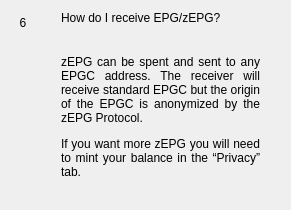
                  <widget class="QWidget" name="widgetFaq6" native="true">
                   <layout class="QHBoxLayout" name="horizontalpage_6" stretch="0,1">
                    <item alignment="Qt::AlignTop">
                     <widget class="QLabel" name="labelNumber6">
                      <property name="minimumSize">
                       <size>
                        <width>24</width>
                        <height>24</height>
                       </size>
                      </property>
                      <property name="maximumSize">
                       <size>
                        <width>16777215</width>
                        <height>24</height>
                       </size>
                      </property>
                      <property name="text">
                       <string>6</string>
                      </property>
                      <property name="alignment">
                       <set>Qt::AlignCenter</set>
                      </property>
                     </widget>
                    </item>
                    <item>
                     <layout class="QVBoxLayout" name="verticalLayoutpage_6">
                      <property name="spacing">
                       <number>0</number>
                      </property>
                      <property name="leftMargin">
                       <number>20</number>
                      </property>
                      <property name="rightMargin">
                       <number>20</number>
                      </property>
                      <item>
                       <widget class="QLabel" name="labelSubtitle6">
                        <property name="text">
                         <string>How do I receive EPG/zEPG?</string>
                        </property>
                        <property name="wordWrap">
                         <bool>true</bool>
                        </property>
                       </widget>
                      </item>
                      <item>
                       <spacer name="verticalSpacer_60">
                        <property name="orientation">
                         <enum>Qt::Vertical</enum>
                        </property>
                        <property name="sizeType">
                         <enum>QSizePolicy::Fixed</enum>
                        </property>
                        <property name="sizeHint" stdset="0">
                         <size>
                          <width>20</width>
                          <height>30</height>
                         </size>
                        </property>
                       </spacer>
                      </item>
                      <item>
                       <widget class="QLabel" name="labelContent6">
                        <property name="text">
                         <string>
                           &lt;html&gt;&lt;head/&gt;&lt;body&gt;&lt;p align=&quot;justify&quot;&gt;
                           zEPG can be spent and sent to any EPGC address. The receiver will
                           receive standard EPGC but the origin of the EPGC is anonymized by the zEPG Protocol.
                           &lt;/p&gt;&lt;p align=&quot;justify&quot;&gt;
                           If you want more zEPG you will need to mint your balance in the “Privacy” tab.
                           &lt;/p&gt;&lt;/body&gt;&lt;/html&gt;
                         </string>
                        </property>
                        <property name="alignment">
                         <set>Qt::AlignLeading|Qt::AlignLeft|Qt::AlignTop</set>
                        </property>
                        <property name="wordWrap">
                         <bool>true</bool>
                        </property>
                       </widget>
                      </item>
                      <item>
                       <spacer name="verticalSpacer_61">
                        <property name="orientation">
                         <enum>Qt::Vertical</enum>
                        </property>
                        <property name="sizeHint" stdset="0">
                         <size>
                          <width>20</width>
                          <height>20</height>
                         </size>
                        </property>
                       </spacer>
                      </item>
                     </layout>
                    </item>
                   </layout>
                  </widget>
